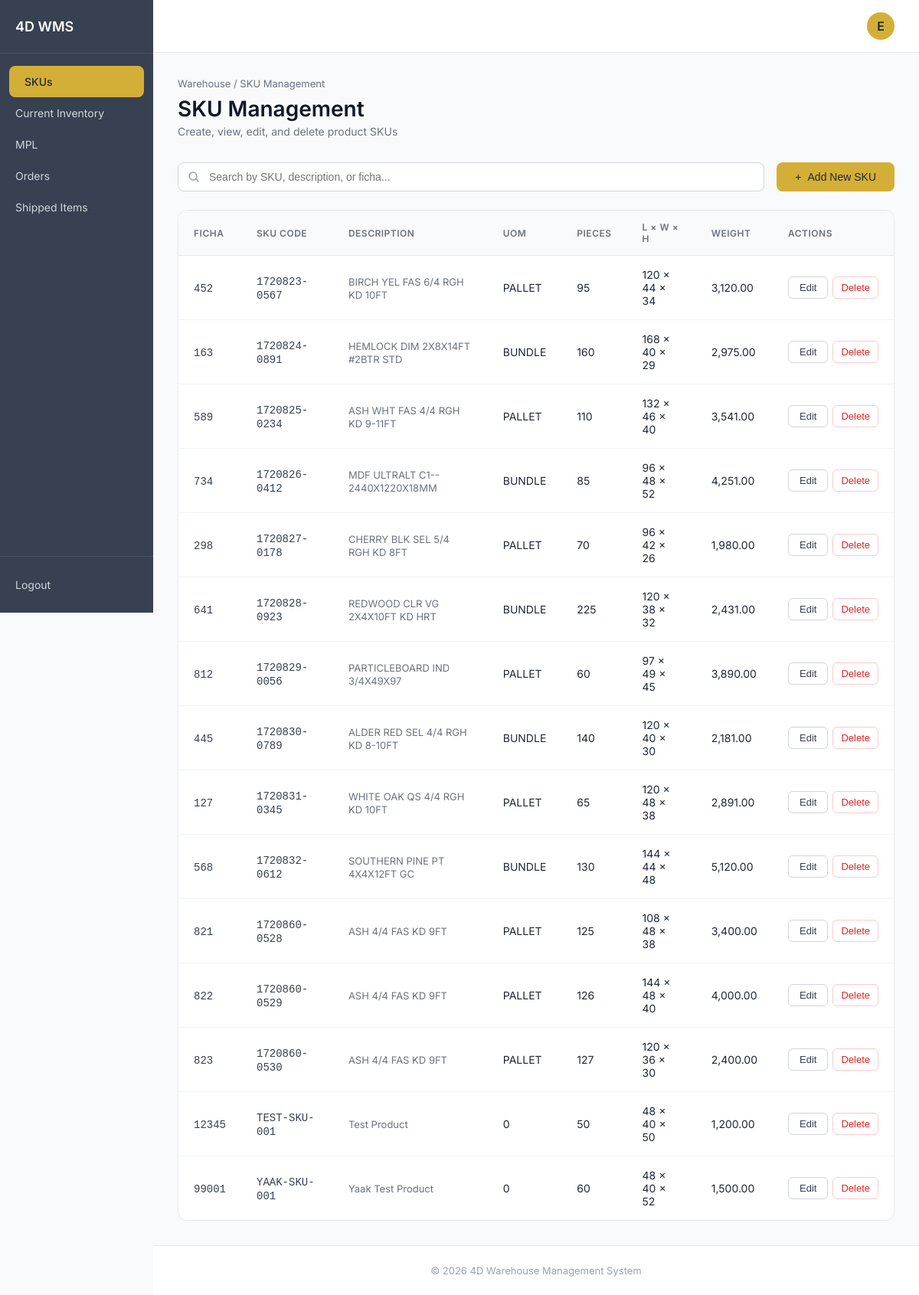
/index.php (signed in), run on the app's committed database.
### tables this page shows
CREATE TABLE `sku` (
  `id` int(11) NOT NULL,
  `ficha` int(11) DEFAULT NULL,
  `sku` varchar(50) NOT NULL,
  `description` text,
  `uom` varchar(20) DEFAULT NULL,
  `pieces` int(11) DEFAULT NULL,
  `length` varchar(50) DEFAULT NULL,
  `width` varchar(50) DEFAULT NULL,
  `height` varchar(50) DEFAULT NULL,
  `weight` decimal(10,2) DEFAULT NULL
);

### index.php (the view, shortened to what this page needs)
<?php
require_once 'db_connect.php';
$username = $_SESSION['username'] ?? 'U';
$search = isset($_GET['search']) ? $mysqli->real_escape_string(trim($_GET['search'])) : '';
$where  = $search ? "WHERE sku LIKE '%$search%' OR description LIKE '%$search%' OR ficha LIKE '%$search%'" : '';
$result = $mysqli->query("SELECT * FROM sku $where ORDER BY id ASC LIMIT 50");
$skus   = $result ? $result->fetch_all(MYSQLI_ASSOC) : [];
?>
<!DOCTYPE html>
<html lang="en">
<head>
    <link rel="stylesheet" href="styles.css">
</head>
<body>
    <div class="sidebar">
        <div class="logo">4D WMS</div>
        <nav class="nav">
            <a href="index.php" class="nav-item active">
                <p>SKUs</p>
            </a>
            <a href="inventory.php"  class="nav-item" >
                <p>Current Inventory</p>
            </a>
            <a href="mpl.php" class="nav-item">
                <p>MPL</p>
            </a>
            <a href="orders.php" class="nav-item">
                <p>Orders</p>
            </a>
            <a href="shipped.php" class="nav-item">
                <p>Shipped Items</p>
            </a>
        </nav>
        <div class="logout">
            <a href="logout.php" class="logout-btn">
                <p>Logout</p>
            </a>
        </div>
    </div>
    <div class="main-content">
        <header class="header">
            <div class="header-right">
                <div class="user-avatar"><?= strtoupper(substr($username, 0, 1)) ?></div>
            </div>
        </header>
        <main class="content">
            <div class="breadcrumb">Warehouse / SKU Management</div>
            <h1 class="page-title">SKU Management</h1>
            <p class="page-subtitle">Create, view, edit, and delete product SKUs</p>
            <div class="search-bar">
                <input type="text" class="search-input"
                       placeholder="Search by SKU, description, or ficha..."
                       value="<?= htmlspecialchars($search) ?>"
                       onchange="window.location.href='index.php?search=' + encodeURIComponent(this.value)">
                <button class="btn-primary" onclick="openAddModal()">
                    <span>+</span> Add New SKU
                </button>
            </div>
            <div class="card">
                <table class="table">
                    <thead>
                        <tr>
                            <th>Ficha</th>
                            <th>SKU Code</th>
                            <th>Description</th>
                            <th>UOM</th>
                            <th>Pieces</th>
                            <th>L × W × H</th>
                            <th>Weight</th>
                            <th>Actions</th>
                        </tr>
                    </thead>
                    <tbody>
                        <?php if (empty($skus)): ?>
                        <tr>
                            <td colspan="8" style="text-align:center; color:#9CA3AF; padding:40px;">
                                No SKUs found.
                            </td>
                        </tr>
                        <?php else: ?>
                        <?php foreach ($skus as $s): ?>
                        <tr>
                            <td><span class="sku-id"><?= htmlspecialchars($s['ficha']) ?></span></td>
                            <td><span class="sku-id"><?= htmlspecialchars($s['sku']) ?></span></td>
                            <td><span class="description"><?= htmlspecialchars($s['description']) ?></span></td>
                            <td><?= htmlspecialchars($s['uom']) ?></td>
                            <td><?= htmlspecialchars($s['pieces']) ?></td>
                            <td class="dimension"><?= $s['length'] ?> × <?= $s['width'] ?> × <?= $s['height'] ?></td>
                            <td><?= number_format($s['weight'], 2) ?></td>
                            <td>
                                <div class="action-group">
                                    <button class="edit-btn" onclick='editSKU(<?= htmlspecialchars(json_encode($s), ENT_QUOTES) ?>)'>
                                        Edit
                                    </button>
                                    <button class="delete-btn" onclick="deleteSKU(<?= $s['id'] ?>)">
                                        Delete
                                    </button>
                                </div>
                            </td>
                        </tr>
                        <?php endforeach; ?>
                        <?php endif; ?>
                    </tbody>
                </table>
            </div>
        </main>
        <footer class="footer">© 2026 4D Warehouse Management System</footer>
    </div>
</body>
</html>

### styles.css (style rules this page uses)
html { --bg: #F9FAFB; --sidebarbg: #374151; --white: #FFFFFF; --white2: #D1D5DB; --bluegray: #374151; --darkblue: #1F2937; --yellow: #D4AF37; }
* { margin: 0; padding: 0; box-sizing: border-box; }
body { font-family: 'Inter', sans-serif; background: var(--bg); color: var(--darkblue); display: flex; min-height: 100vh; }
.sidebar { width: 200px; background: var(--sidebarbg); color: var(--white); padding: 0; display: flex; flex-direction: column; position: fixed; height: 100vh; overflow-y: auto; }
.logo { padding: 24px 20px; font-size: 18px; font-weight: 600; border-bottom: 1px solid rgba(255, 255, 255, 0.1); }
.nav { flex: 1; padding: 16px 0; }
.nav-item { display: flex; align-items: center; gap: 12px; padding: 12px 20px; color: var(--white2); text-decoration: none; font-size: 14px; transition: all 0.2s; cursor: pointer; }
.nav-item.active { background: var(--yellow); color: var(--darkblue); font-weight: 500; border-radius: 8px; margin: 0 12px; }
.logout { padding: 20px; border-top: 1px solid rgba(255, 255, 255, 0.1); }
.logout-btn { display: flex; align-items: center; gap: 8px; color: var(--white2); text-decoration: none; font-size: 14px; padding: 8px 0; }
.main-content { margin-left: 200px; flex: 1; display: flex; flex-direction: column; }
.header { background: var(--white); padding: 16px 32px; display: flex; justify-content: space-between; align-items: center; border-bottom: 1px solid #E5E7EB; }
.header-right { display: flex; align-items: center; gap: 16px; }
.user-avatar { width: 36px; height: 36px; border-radius: 50%; background: var(--yellow); display: flex; align-items: center; justify-content: center; font-weight: 600; color: var(--darkblue); }
.content { padding: 32px; flex: 1; }
.breadcrumb { font-size: 13px; color: #6B7280; margin-bottom: 8px; }
.page-title { font-size: 28px; font-weight: 600; color: #111827; margin-bottom: 4px; }
.page-subtitle { font-size: 14px; color: #6B7280; margin-bottom: 32px; }
.search-bar { display: flex; gap: 16px; margin-bottom: 24px; }
.search-input { flex: 1; padding: 10px 16px 10px 40px; border: 1px solid #D1D5DB; border-radius: 8px; font-size: 14px; }
.btn-primary { padding: 10px 24px; background: #D4AF37; color: #1F2937; border: none; border-radius: 8px; font-size: 14px; font-weight: 500; cursor: pointer; display: flex; align-items: center; gap: 8px; }
.card { background: #FFFFFF; border-radius: 12px; border: 1px solid #E5E7EB; overflow: hidden; }
.table { width: 100%; border-collapse: collapse; }
.table thead { background: #F9FAFB; }
.table th { padding: 14px 20px; text-align: left; font-size: 12px; font-weight: 600; color: #6B7280; text-transform: uppercase; letter-spacing: 0.5px; border-bottom: 1px solid #E5E7EB; }
.table td { padding: 16px 20px; font-size: 14px; color: #1F2937; border-bottom: 1px solid #F3F4F6; }
.table tbody tr:last-child td { border-bottom: none; }
.sku-id { font-family: 'Courier New', monospace; font-weight: 500; color: #374151; }
.description { color: #6B7280; font-size: 13px; max-width: 400px; }
.dimension { color: #6B7280; font-size: 13px; }
.edit-btn { display: inline-flex; align-items: center; gap: 6px; padding: 6px 14px; background: transparent; border: 1px solid #D1D5DB; border-radius: 6px; font-size: 13px; color: #374151; cursor: pointer; transition: all 0.2s; }
.footer { text-align: center; padding: 24px; color: #9CA3AF; font-size: 13px; border-top: 1px solid #E5E7EB; background: #FFFFFF; }
.action-group { display: flex; gap: 6px; align-items: center; }
.delete-btn { display: inline-flex; align-items: center; padding: 6px 10px; background: transparent; border: 1px solid #FECACA; border-radius: 6px; font-size: 13px; color: #DC2626; cursor: pointer; transition: all 0.2s; }

### data on the page
sku: ficha "452", sku "1720823-0567", description "BIRCH YEL FAS 6/4 RGH KD 10FT", uom "PALLET", pieces "95", length "120", width "44", height "34", weight "3,120.00"
sku: ficha "163", sku "1720824-0891", description "HEMLOCK DIM 2X8X14FT #2BTR STD", uom "BUNDLE", pieces "160", length "168", width "40", height "29", weight "2,975.00"
sku: ficha "589", sku "1720825-0234", description "ASH WHT FAS 4/4 RGH KD 9-11FT", uom "PALLET", pieces "110", length "132", width "46", height "40", weight "3,541.00"
sku: ficha "734", sku "1720826-0412", description "MDF ULTRALT C1-- 2440X1220X18MM", uom "BUNDLE", pieces "85", length "96", width "48", height "52", weight "4,251.00"
sku: ficha "298", sku "1720827-0178", description "CHERRY BLK SEL 5/4 RGH KD 8FT", uom "PALLET", pieces "70", length "96", width "42", height "26", weight "1,980.00"
sku: ficha "641", sku "1720828-0923", description "REDWOOD CLR VG 2X4X10FT KD HRT", uom "BUNDLE", pieces "225", length "120", width "38", height "32", weight "2,431.00"
sku: ficha "812", sku "1720829-0056", description "PARTICLEBOARD IND 3/4X49X97", uom "PALLET", pieces "60", length "97", width "49", height "45", weight "3,890.00"
sku: ficha "445", sku "1720830-0789", description "ALDER RED SEL 4/4 RGH KD 8-10FT", uom "BUNDLE", pieces "140", length "120", width "40", height "30", weight "2,181.00"
sku: ficha "127", sku "1720831-0345", description "WHITE OAK QS 4/4 RGH KD 10FT", uom "PALLET", pieces "65", length "120", width "48", height "38", weight "2,891.00"
sku: ficha "568", sku "1720832-0612", description "SOUTHERN PINE PT 4X4X12FT GC", uom "BUNDLE", pieces "130", length "144", width "44", height "48", weight "5,120.00"
sku: ficha "821", sku "1720860-0528", description "ASH 4/4 FAS KD 9FT", uom "PALLET", pieces "125", length "108", width "48", height "38", weight "3,400.00"
sku: ficha "822", sku "1720860-0529", description "ASH 4/4 FAS KD 9FT", uom "PALLET", pieces "126", length "144", width "48", height "40", weight "4,000.00"
sku: ficha "823", sku "1720860-0530", description "ASH 4/4 FAS KD 9FT", uom "PALLET", pieces "127", length "120", width "36", height "30", weight "2,400.00"
sku: ficha "12345", sku "TEST-SKU-001", description "Test Product", uom "0", pieces "50", length "48", width "40", height "50", weight "1,200.00"
sku: ficha "99001", sku "YAAK-SKU-001", description "Yaak Test Product", uom "0", pieces "60", length "48", width "40", height "52", weight "1,500.00"

### other printed values
substr($username, 0, 1) "E"
